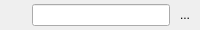
            <widget class="QFrame" name="widget_coder">
             <property name="frameShape">
              <enum>QFrame::Shape::NoFrame</enum>
             </property>
             <property name="sizePolicy">
              <sizepolicy hsizetype="Preferred" vsizetype="Fixed">
               <horstretch>0</horstretch>
               <verstretch>0</verstretch>
              </sizepolicy>
             </property>
             <property name="minimumSize">
              <size>
               <width>140</width>
               <height>30</height>
              </size>
             </property>
             <property name="maximumSize">
              <size>
               <width>270</width>
               <height>30</height>
              </size>
             </property>
             <layout class="QHBoxLayout" name="horizontalLayout_3">
              <property name="spacing">
               <number>4</number>
              </property>
              <property name="leftMargin">
               <number>8</number>
              </property>
              <property name="topMargin">
               <number>2</number>
              </property>
              <property name="rightMargin">
               <number>4</number>
              </property>
              <property name="bottomMargin">
               <number>2</number>
              </property>
              <item>
               <widget class="QLabel" name="label_coder">
                <property name="toolTip">
                 <string>Coder</string>
                </property>
                <property name="text">
                 <string />
                </property>
                <property name="sizePolicy">
                 <sizepolicy hsizetype="Fixed" vsizetype="Fixed">
                  <horstretch>0</horstretch>
                  <verstretch>0</verstretch>
                 </sizepolicy>
                </property>
                <property name="minimumSize">
                 <size>
                  <width>20</width>
                  <height>20</height>
                 </size>
                </property>
                <property name="maximumSize">
                 <size>
                  <width>20</width>
                  <height>20</height>
                 </size>
                </property>
                <property name="alignment">
                 <set>Qt::AlignmentFlag::AlignCenter</set>
                </property>
               </widget>
              </item>
              <item>
               <widget class="QLineEdit" name="lineEdit_coder">
                <property name="enabled">
                 <bool>true</bool>
                </property>
                <property name="readOnly">
                 <bool>true</bool>
                </property>
                <property name="minimumSize">
                 <size>
                  <width>0</width>
                  <height>22</height>
                 </size>
                </property>
               </widget>
              </item>
              <item>
               <widget class="QToolButton" name="pushButton_coder">
                <property name="toolTip">
                 <string>Coder visibility</string>
                </property>
                <property name="text">
                 <string>...</string>
                </property>
                <property name="sizePolicy">
                 <sizepolicy hsizetype="Fixed" vsizetype="Fixed">
                  <horstretch>0</horstretch>
                  <verstretch>0</verstretch>
                 </sizepolicy>
                </property>
                <property name="minimumSize">
                 <size>
                  <width>22</width>
                  <height>22</height>
                 </size>
                </property>
                <property name="maximumSize">
                 <size>
                  <width>22</width>
                  <height>22</height>
                 </size>
                </property>
                <property name="iconSize">
                 <size>
                  <width>14</width>
                  <height>14</height>
                 </size>
                </property>
                <property name="autoRaise">
                 <bool>true</bool>
                </property>
                <property name="focusPolicy">
                 <enum>Qt::FocusPolicy::StrongFocus</enum>
                </property>
               </widget>
              </item>
             </layout>
            </widget>
